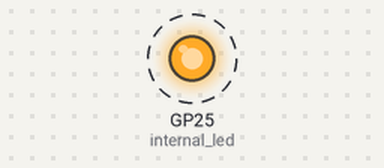
Recording of a program running on a simulated Raspberry Pi Pico running MicroPython. Shown: output pins drawn as LEDs (lit = HIGH). Dashed ring = blinking. Threads take turns every 2 ms; what the program prints to the serial console is not drawn.

Above: at 0.12 s.
Timing chart, 0 to 3.0 s (numbered marks = the images above):
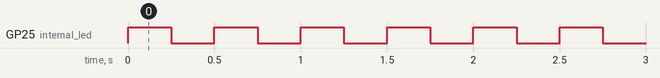

The program:

pico-thread-exemplo.py
```python
import machine
import time
import _thread


internal_led = machine.Pin(25, machine.Pin.OUT)

def second_thread():
    while True:
        print("Hello, I'm here in the second thread writting every second")
        time.sleep(1)

_thread.start_new_thread(second_thread, ())

while True:
    internal_led.toggle()
    time.sleep(0.25)
    
```

Measured:
- by itself, GP25 (internal_led): alternates HIGH for 0.25 s and LOW for 0.25 s
- by itself, everything shown: repeats every 1.0 s, in 4 steps
